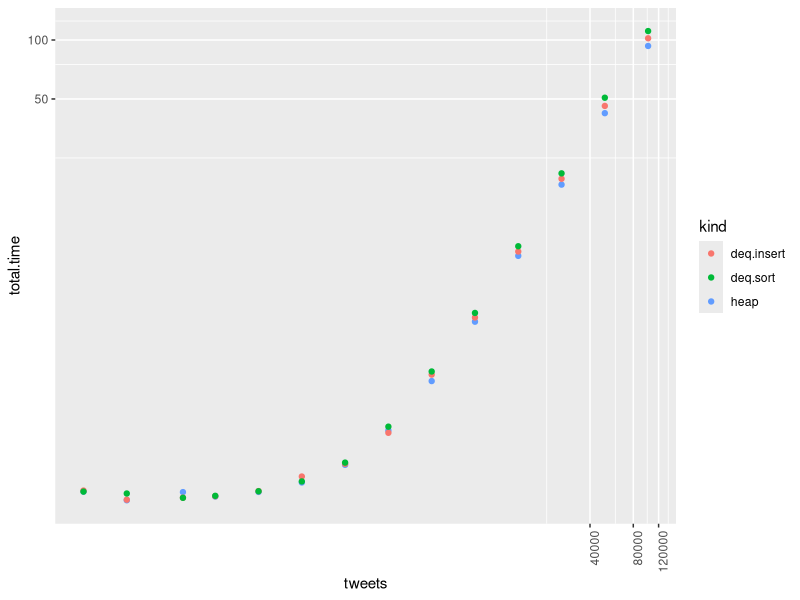

This figure's R source:
#!/usr/bin/env Rscript
require(ggplot2)
data <- read.csv('analysis/data.csv')
p <- ggplot(data, aes(x=tweets, y=total.time, color=kind)) +
  geom_point() +
  coord_trans(x='log2',y='log2') +
  theme(axis.text.x=element_text(angle=90, hjust=1))

#png('plot.png')
pdf('plot.pdf')
p
dev.off()
